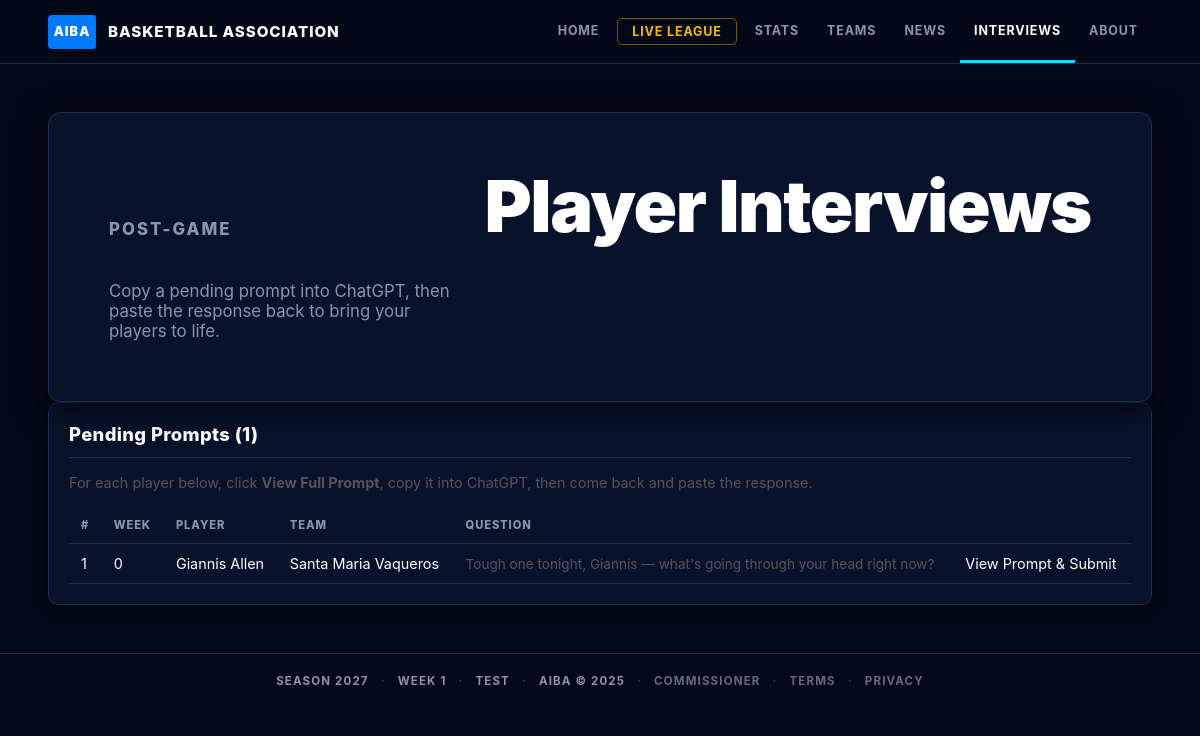
/interviews, run on the app's committed database.
### tables this page shows
CREATE TABLE player_interviews (
            id             INTEGER PRIMARY KEY AUTOINCREMENT,
            game_id        INTEGER REFERENCES games(id),
            player_id      INTEGER NOT NULL REFERENCES players(id),
            week           INTEGER NOT NULL,
            season_year    INTEGER NOT NULL,
            question       TEXT NOT NULL,
            context_packet TEXT NOT NULL,
            response       TEXT,
            created_at     TEXT DEFAULT (datetime('now'))
        );

CREATE TABLE league_state (
            id           INTEGER PRIMARY KEY,
            current_week INTEGER DEFAULT 1,
            season_year  INTEGER DEFAULT 2025,
            last_updated TEXT
        , mode TEXT DEFAULT 'test', official_started INTEGER DEFAULT 0, phase TEXT DEFAULT 'regular_season', offseason_stage TEXT, offseason_from_season INTEGER);

### web_app.py (the view)
@app.route("/interviews")
def interviews():
    def load(conn):
        state = q.get_state(conn)
        if not state:
            return None
        season_year = state["season_year"]
        return {
            "state": state,
            "pending": get_pending_interviews(conn, season_year=season_year),
            "completed": get_recent_interviews(conn, season_year, limit=40),
        }
    data = with_conn(load)
    if not data:
        return render_no_league()
    return render_template("interviews.html", **data, active="interviews")

### league/chatgpt_bridge.py (called while the page is built)
def get_pending_interviews(conn, season_year=None, week=None):
    params = []
    where = "WHERE pi.response IS NULL"
    if season_year:
        where += " AND pi.season_year = ?"
        params.append(season_year)
    if week:
        where += " AND pi.week = ?"
        params.append(week)
    return [dict(r) for r in conn.execute(f"""
        SELECT pi.id, pi.game_id, pi.player_id, pi.week, pi.season_year,
               pi.question, pi.context_packet, pi.created_at,
               p.first_name || ' ' || p.last_name AS player_name,
               t.city || ' ' || t.name AS team_name
        FROM player_interviews pi
        JOIN players p ON p.id = pi.player_id
        JOIN teams t ON t.id = p.team_id
        {where}
        ORDER BY pi.id DESC
    """, params).fetchall()]

def get_recent_interviews(conn, season_year, limit=20):
    return [dict(r) for r in conn.execute("""
        SELECT pi.id, pi.game_id, pi.player_id, pi.week, pi.season_year,
               pi.question, pi.response, pi.created_at,
               p.first_name || ' ' || p.last_name AS player_name,
               pb.personality_label,
               t.city || ' ' || t.name AS team_name,
               t.abbreviation
        FROM player_interviews pi
        JOIN players p ON p.id = pi.player_id
        JOIN teams t ON t.id = p.team_id
        LEFT JOIN player_backstories pb ON pb.player_id = pi.player_id
        WHERE pi.response IS NOT NULL AND pi.season_year = ?
        ORDER BY pi.id DESC
        LIMIT ?
    """, (season_year, limit)).fetchall()]

### league/database.py (called while the page is built)
def get_connection():
    conn = sqlite3.connect(DB_PATH)
    conn.row_factory = sqlite3.Row
    conn.execute("PRAGMA foreign_keys = ON")
    return conn

### league/web_queries.py (called while the page is built)
def dicts(rows):
    return [dict(row) for row in rows]

def one(row):
    return dict(row) if row else None

def get_state(conn):
    return one(conn.execute("SELECT * FROM league_state WHERE id = 1").fetchone())

def get_site_chrome(conn):
    return {
        "state": get_state(conn),
        "teams": dicts(conn.execute(
            "SELECT id, city, name, abbreviation FROM teams ORDER BY city"
        ).fetchall()),
    }

### web_app.py (called while the page is built)
def with_conn(callback):
    create_tables()
    conn = get_connection()
    try:
        return callback(conn)
    finally:
        conn.close()

@app.context_processor
def inject_chrome():
    def load():
        return with_conn(q.get_site_chrome)
    try:
        chrome = load()
    except Exception:
        chrome = {"state": None, "teams": []}
    return chrome

### templates/interviews.html (shortened to what this page needs)
{% extends "base.html" %}
{% block content %}
<section class="page-hero compact">
  <p class="eyebrow">Post-Game</p>
  <h1>Player Interviews</h1>
  <p>Copy a pending prompt into ChatGPT, then paste the response back to bring your players to life.</p>
</section>
{% if pending %}
<section class="panel full">
  <div class="section-head"><h2>Pending Prompts ({{ pending|length }})</h2></div>
  <p style="color:#555;font-size:0.9em;margin-bottom:1rem;">
    For each player below, click <strong>View Full Prompt</strong>, copy it into ChatGPT,
    then come back and paste the response.
  </p>
  <table>
    <thead>
      <tr>
        <th>#</th>
        <th>Week</th>
        <th>Player</th>
        <th>Team</th>
        <th>Question</th>
        <th></th>
      </tr>
    </thead>
    <tbody>
      {% for iv in pending %}
      <tr>
        <td>{{ iv.id }}</td>
        <td>{{ iv.week }}</td>
        <td><a href="{{ url_for('player_page', player_id=iv.player_id) }}">{{ iv.player_name }}</a></td>
        <td>{{ iv.team_name }}</td>
        <td style="font-size:0.85em;color:#555;">{{ iv.question }}</td>
        <td>
          <a class="btn btn-sm" href="{{ url_for('interview_prompt', interview_id=iv.id) }}">View Prompt &amp; Submit</a>
        </td>
      </tr>
      {% endfor %}
    </tbody>
  </table>
</section>
{% else %}
<section class="panel full">
  <p>No pending interview prompts right now. Run a week to generate new ones.</p>
</section>
{% endif %}
{% endblock %}

### templates/base.html (shortened to what this page needs)
<!doctype html>
<html lang="en">
<head>
  <link rel="stylesheet" href="{{ url_for('static', filename='site.css') }}">
</head>
<body>
  <header class="site-header">
    <a class="brand" href="{{ url_for('home') }}">
      <span class="brand-mark">AIBA</span>
      <span class="brand-copy">Basketball Association</span>
    </a>
    <nav class="nav" aria-label="Primary">
      <a class="{{ 'active' if active == 'home' else '' }}" href="{{ url_for('home') }}">Home</a>
      <a class="nav-cta {{ 'active' if active == 'live_league' else '' }}" href="{{ url_for('live_league') }}">Live League</a>
      <div class="nav-group">
        <a class="{{ 'active' if active in ('standings','scores','leaders') else '' }}" href="{{ url_for('standings') }}">Stats</a>
      </div>
      <div class="nav-group">
        <a class="{{ 'active' if active in ('teams','players') else '' }}" href="{{ url_for('teams') }}">Teams</a>
      </div>
      <a class="{{ 'active' if active == 'news' else '' }}" href="{{ url_for('news') }}">News</a>
      <a class="{{ 'active' if active == 'interviews' else '' }}" href="{{ url_for('interviews') }}">Interviews</a>
      <div class="nav-group">
        <a class="{{ 'active' if active in ('about','contact') else '' }}" href="{{ url_for('about') }}">About</a>
      </div>
    </nav>
  </header>
  <main>
    {% block content %}{% endblock %}
  </main>
  <footer class="footer">
    <span>Season {{ state.season_year if state else "—" }}</span>
    <span>Week {{ state.current_week if state else "—" }}</span>
    <span>{{ state.mode|upper if state else "NO LEAGUE" }}</span>
    <span>AIBA &copy; 2025</span>
    <span><a href="{{ url_for('commissioner') }}" style="color:inherit;opacity:0.7;">Commissioner</a></span>
    <span><a href="{{ url_for('terms') }}" style="color:inherit;opacity:0.7;">Terms</a></span>
    <span><a href="{{ url_for('privacy') }}" style="color:inherit;opacity:0.7;">Privacy</a></span>
  </footer>
</body>
</html>

### static/site.css (style rules this page uses)
:root { --bg: #020A18; --surface: #08132B; --surface-2: #0d1c3a; --surface-3: #142444; --border: #1c2e50; --border-bright: #2e4570; --text: #FFFFFF; --muted: #8A96A8; --accent: #00E5FF; --accent-light: #3DF3FF; --accent-glow: rgba(0, 229, 255, 0.15); --blue: #0078FF; --gold: #FFB800; --gold-hover: #CC9400; --gold-light: #FFD166; --gold-glow: rgba(255, 184, 0, 0.25); --silver: #C0C0C0; --green: #22c55e; --red: #ef4444; --shadow: 0 8px 32px rgba(0, 0, 0, 0.7); --shadow-sm: 0 2px 12px rgba(0, 0, 0, 0.5); }
* { box-sizing: border-box; }
html { scroll-behavior: smooth; }
body { margin: 0; background: var(--bg); color: var(--text); font-family: -apple-system, BlinkMacSystemFont, "Segoe UI", Roboto, "Helvetica Neue", Arial, sans-serif; }
a { color: inherit; text-decoration: none; }
.site-header { position: sticky; top: 0; z-index: 100; display: flex; align-items: center; justify-content: space-between; gap: 16px; padding: 0 clamp(16px, 4vw, 48px); height: 64px; background: rgba(2, 10, 24, 0.96); border-bottom: 1px solid var(--border); backdrop-filter: blur(16px); }
.brand { display: flex; align-items: center; gap: 12px; text-decoration: none; flex-shrink: 0; }
.brand-mark { display: inline-flex; align-items: center; justify-content: center; width: 48px; height: 34px; background: var(--blue); color: white; font-size: 0.8rem; font-weight: 900; letter-spacing: 0.08em; border-radius: 4px; }
.brand-copy { font-size: 0.95rem; font-weight: 800; text-transform: uppercase; letter-spacing: 0.06em; color: var(--text); }
.nav { display: flex; align-items: stretch; height: 100%; gap: 0; }
.nav a { display: flex; align-items: center; padding: 0 14px; font-size: 0.78rem; font-weight: 700; text-transform: uppercase; letter-spacing: 0.07em; color: var(--muted); border-bottom: 3px solid transparent; transition: color 0.15s, border-color 0.15s; }
.nav a.active { color: white; border-bottom-color: var(--accent); }
.nav a.nav-cta { color: var(--gold); border: 1px solid rgba(255, 184, 0, 0.45); border-radius: 5px; padding: 5px 14px; margin: auto 4px; }
.nav-group { position: relative; display: flex; align-items: stretch; }
main { width: min(1440px, 100%); margin: 0 auto; padding: clamp(20px, 4vw, 48px); }
.league-hero, .team-hero, .player-hero, .game-hero, .commissioner-hero, .page-hero { position: relative; overflow: hidden; padding: clamp(28px, 5vw, 60px); border: 1px solid var(--border); border-radius: 12px; background: var(--surface); box-shadow: var(--shadow); }
.league-hero, .team-hero, .player-hero, .game-hero, .commissioner-hero, .page-hero { display: grid; grid-template-columns: minmax(0, 1.3fr) auto; gap: 28px; align-items: end; min-height: 240px; }
.eyebrow { margin: 0 0 12px; color: var(--accent); font-size: 0.72rem; font-weight: 800; text-transform: uppercase; letter-spacing: 0.12em; }
h1 { margin: 0; font-size: clamp(2.2rem, 6vw, 5.5rem); font-weight: 900; line-height: 0.92; letter-spacing: -0.02em; color: var(--text); }
h2 { margin: 0; font-size: 1.15rem; font-weight: 800; letter-spacing: 0.02em; }
p { overflow-wrap: anywhere; }
.league-hero p, .page-hero p, .team-hero p, .player-hero p, .game-hero p, .commissioner-hero p { max-width: 640px; margin: 14px 0 0; color: var(--muted); font-size: 1.05rem; }
.panel { padding: 20px; border: 1px solid var(--border); background: var(--surface); border-radius: 10px; box-shadow: var(--shadow-sm); }
.section-head { display: flex; align-items: center; justify-content: space-between; gap: 12px; margin-bottom: 16px; padding-bottom: 12px; border-bottom: 1px solid var(--border); }
table { width: 100%; border-collapse: collapse; min-width: 560px; }
th, td { padding: 11px 12px; border-bottom: 1px solid var(--border); text-align: left; white-space: nowrap; }
th { color: var(--muted); font-size: 0.7rem; font-weight: 800; text-transform: uppercase; letter-spacing: 0.08em; }
td { font-size: 0.9rem; }
.footer { display: flex; flex-wrap: wrap; gap: 12px; justify-content: center; align-items: center; padding: 20px 28px; border-top: 1px solid var(--border); color: var(--muted); font-size: 0.72rem; font-weight: 700; text-transform: uppercase; letter-spacing: 0.1em; }
.footer span::before { content: "·"; margin-right: 12px; opacity: 0.4; }
.footer span:first-child::before { display: none; }

### data on the page
player_interviews: id "1", week "0", player_name "Giannis Allen", team_name "Santa Maria Vaqueros", question "Tough one tonight, Giannis — what's going through your head right now?"
league_state: season_year "2027", current_week "1", mode "TEST"

### other printed values
{{ pending|length }} "1"
